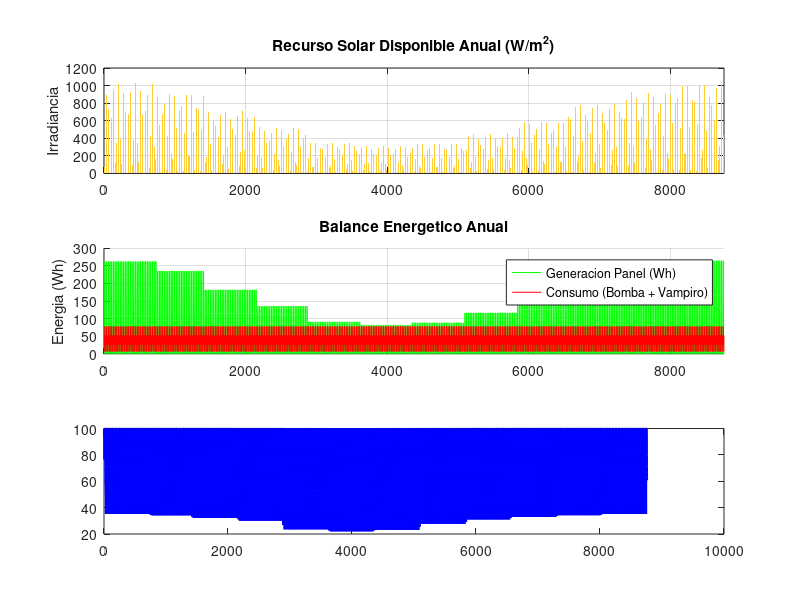

This figure's MATLAB source: (Note: this script raises an error after producing the figure.)
%% Simulacion Solar Off-Grid - 1 ANIO (365 Dias)
% Javier Vergara Conejero | Ingeniero Civil Eléctrico
% Configuracion: Panel 300W | Bateria 100Ah (1200Wh) | Bomba 0.5 HP
% Fuente de datos: Radiacion Global Horizontal (Tabla 3a)
% Version: CON CONSUMO VAMPIRO (Inversor + Controlador)

clear all; clc; close all;

%% 1. Parametros Tecnicos de la Carga (Bomba Humboldt 0.5 HP)
P_nom = 372.85;         
P_start = P_nom * 6;    
t_start_s = 0.5;        
P_vampiro = 0;         % Gasto base constante del equipo (Watts)

% Perfil horario base (La Ligua)
G_base = [0, 0, 0, 0, 0, 0, 2.26, 42.34, 139.29, 280.23, 419.49, 548.99, ...
          635.39, 667.99, 632.34, 551.56, 424.34, 270.66, 123.49, 33.9, 0, 0, 0, 0]; 

% 1.1 Datos Mensuales Global Horizontal
% Unidades: [kWh/m2/dia]
ins_mensual = [7.35, 6.60, 5.09, 3.79, 2.54, 2.28, 2.47, 3.26, 4.28, 5.68, 6.66, 7.41];
dias_mes = [31, 28, 31, 30, 31, 30, 31, 31, 30, 31, 30, 31];

% Generacion del vector anual de irradiancia
G_anio = [];
for m = 1:12
    factor_escala = ins_mensual(m) / (sum(G_base)/1000); 
    G_mes = repmat(G_base * factor_escala, 1, dias_mes(m));
    G_anio = [G_anio, G_mes];
end
horas_anio = 0:(length(G_anio)-1);

%% 2. Parametros del Sistema Solar
Cap_bat_Wh = 26 * 12;  
P_panel_nom = 300;      
rendimiento = 0.85;     

SoC = zeros(1, length(G_anio));
SoC(1) = 100;           
P_gen_hist = zeros(1, length(G_anio));
E_h_hist = zeros(1, length(G_anio));

%% 3. Ciclo de Simulacion Horaria (Anual)
for h = 1:length(G_anio)
    hora_dia = mod(h-1, 24);
    
    % --- Logica de Consumo (LAVADORA ELIMINADA) ---
    if (hora_dia >= 7 && hora_dia <= 22)
        n_arranques = 20; 
        if (hora_dia == 7 || hora_dia == 20)
            t_total_regimen = (5 * 60) + (15 * 10); % Duchas
        elseif (hora_dia == 13)
            t_total_regimen = (10 * 60) + (10 * 10); % Almuerzo
        else
            % Uso estandar: 20 usos de 10 seg (Incluye hora 14)
            t_total_regimen = 20 * 10;
        end
        % Energia de bomba + 15Wh de consumo vampiro por hora
        E_h = ((n_arranques * P_start * t_start_s + (t_total_regimen - n_arranques * t_start_s) * P_nom) / 3600) + P_vampiro;
    else
        n_arranques = 5; t_total_regimen = 50;
        % Energia de bomba nocturna + 15Wh de consumo vampiro por hora
        E_h = ((n_arranques * P_start * t_start_s + (t_total_regimen - n_arranques * t_start_s) * P_nom) / 3600) + P_vampiro;
    end
    
    P_gen = P_panel_nom * (G_anio(h)/1000) * rendimiento; 
    P_gen_hist(h) = P_gen;
    E_h_hist(h) = E_h;
    
    if h > 1
        SoC(h) = SoC(h-1) + ((P_gen - E_h) / Cap_bat_Wh) * 100;
        if SoC(h) > 100, SoC(h) = 100; end
        if SoC(h) < 0, SoC(h) = 0; end
    end
end

%% 4. Resultados en Consola
E_total_kWh = sum(E_h_hist) / 1000;
costo_anual_red = E_total_kWh * 200;
E_vampiro_anio = (P_vampiro * 8760) / 1000;

fprintf('\n=================================================\n');
fprintf('   REPORTE ANUAL: LA BALLENA (CON VAMPIRO 15W)  \n');
fprintf('=================================================\n');
fprintf('Energia total (Bomba + Equipos): %.2f kWh/anio\n', E_total_kWh);
fprintf('Gasto anual solo por Inversor:   %.2f kWh/anio\n', E_vampiro_anio);
fprintf('Ahorro economico anual:          $%.0f CLP\n', costo_anual_red);
fprintf('SoC Minimo alcanzado (Invierno): %.1f %%\n', min(SoC));
fprintf('=================================================\n');

%% 5. Generacion de Graficos (Estructura Original)
figure('Color', 'w', 'Name', 'Simulacion Anual La Ballena - Huaquen', 'Position', [100 100 900 850]);

subplot(3,1,1);
area(horas_anio, G_anio, 'FaceColor', [1 0.8 0.2], 'EdgeColor', 'none');
title('Recurso Solar Disponible Anual (W/m^2)');
ylabel('Irradiancia'); grid on; xlim([0 8760]);

subplot(3,1,2);
hold on;
plot(horas_anio, P_gen_hist, 'g', 'DisplayName', 'Generacion Panel (Wh)');
plot(horas_anio, E_h_hist, 'r', 'DisplayName', 'Consumo (Bomba + Vampiro)');
title('Balance Energetico Anual');
ylabel('Energia (Wh)'); legend('Location', 'northeast'); grid on; xlim([0 8760]);

subplot(3,1,3);
plot(horas_anio, SoC, 'b', 'LineWidth', 1.5); hold on;
yline(50, 'k--', 'Recomendado (50%)', 'LineWidth', 1.2);
yline(20, 'r--', 'Limite Critico (20%)', 'LineWidth', 1.5);
title('Estado de Carga de la Bateria (SoC %)');
xlabel('Tiempo (Horas del anio)'); ylabel('% Carga');
grid on; ylim([0 110]); xlim([0 8760]);
